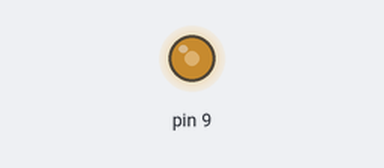
Recording of a sketch running on a simulated Arduino Uno, built with avr-gcc and run on an emulated ATmega328P. Shown: output pins drawn as LEDs (lit = HIGH). What the sketch prints to the serial monitor is not drawn.

Above: at 0.05 s.
At 4.15 s:
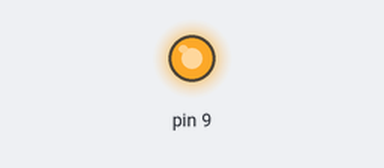
At 8.35 s:
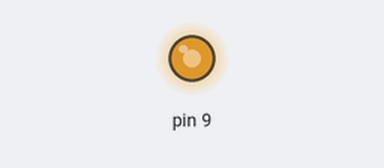
At 17.95 s:
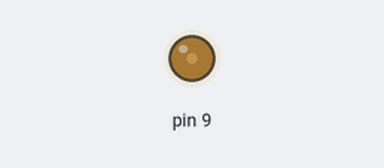
Timing chart, 0 to 25.5 s (numbered marks = the images above):
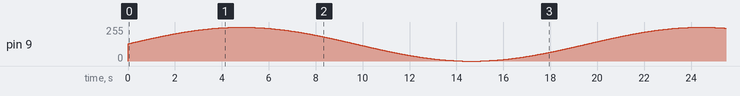

The sketch:

mothers-love.ino
```cpp
float t = 0.002;
int rate;
float x = 0;
void setup() {
  // put your setup code here, to run once:
pinMode(9, OUTPUT);

Serial.begin(9600);
}

void loop() {
  fade();
  Serial.println(x);
  analogWrite(9, rate);// turn the LED on (HIGH is the voltage level)

}

void fade(){
  x += t;
  if ( x > 6.28319){
   x = 0;
  }
rate = (127 + 127 * sin(x));
}
```
